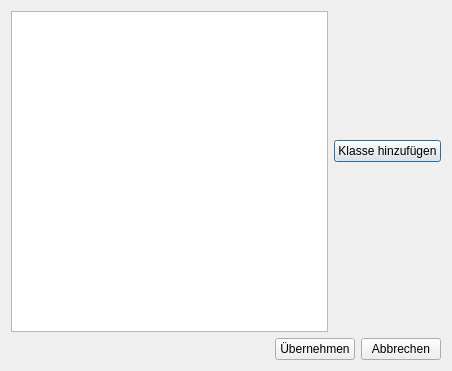
<?xml version="1.0" encoding="UTF-8"?>
<ui version="4.0">
 <class>SelectClass</class>
 <widget class="QDialog" name="SelectClass">
  <property name="geometry">
   <rect>
    <x>0</x>
    <y>0</y>
    <width>452</width>
    <height>371</height>
   </rect>
  </property>
  <property name="windowTitle">
   <string>Klassen editieren</string>
  </property>
  <layout class="QVBoxLayout" name="verticalLayout_2">
   <item>
    <layout class="QHBoxLayout" name="horizontalLayout">
     <item>
      <widget class="QTableView" name="tableView_classes"/>
     </item>
     <item>
      <layout class="QVBoxLayout" name="verticalLayout">
       <item>
        <widget class="QPushButton" name="pushButton_addClass">
         <property name="text">
          <string>Klasse hinzufügen</string>
         </property>
        </widget>
       </item>
       <item>
        <spacer name="verticalSpacer">
         <property name="orientation">
          <enum>Qt::Vertical</enum>
         </property>
         <property name="sizeType">
          <enum>QSizePolicy::Preferred</enum>
         </property>
         <property name="sizeHint" stdset="0">
          <size>
           <width>20</width>
           <height>40</height>
          </size>
         </property>
        </spacer>
       </item>
      </layout>
     </item>
    </layout>
   </item>
   <item>
    <layout class="QHBoxLayout" name="horizontalLayout_2">
     <item>
      <spacer name="horizontalSpacer">
       <property name="orientation">
        <enum>Qt::Horizontal</enum>
       </property>
       <property name="sizeHint" stdset="0">
        <size>
         <width>40</width>
         <height>20</height>
        </size>
       </property>
      </spacer>
     </item>
     <item>
      <widget class="QPushButton" name="pushButton_apply">
       <property name="text">
        <string>Übernehmen</string>
       </property>
      </widget>
     </item>
     <item>
      <widget class="QPushButton" name="pushButton_cancel">
       <property name="text">
        <string>Abbrechen</string>
       </property>
      </widget>
     </item>
    </layout>
   </item>
  </layout>
 </widget>
 <resources/>
 <connections/>
</ui>
